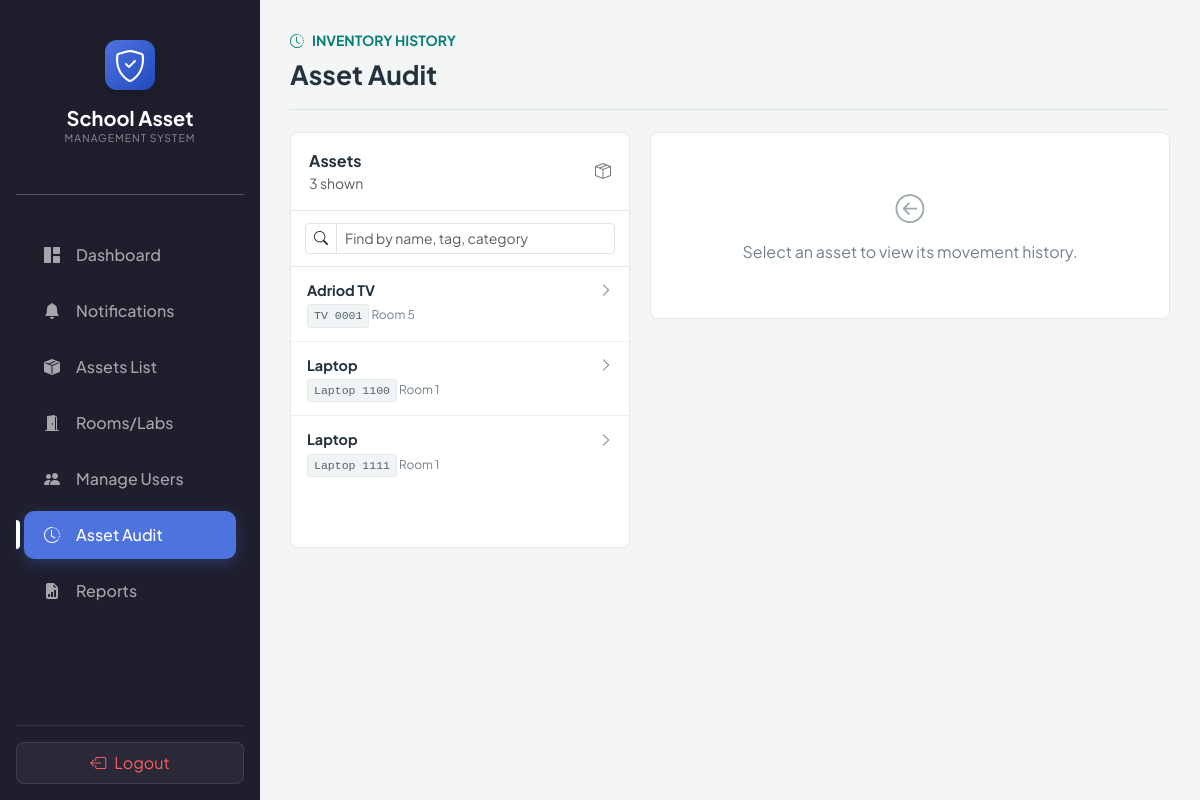
Screenshot of /admin/asset_audit.php (signed in) with the database file from the repository.
### tables this page shows
CREATE TABLE `assets` (
  `asset_id` int(11) NOT NULL,
  `asset_tag` varchar(50) NOT NULL,
  `asset_name` varchar(100) NOT NULL,
  `brand` varchar(100) DEFAULT NULL,
  `serial_number` varchar(100) DEFAULT NULL,
  `date_acquired` date DEFAULT NULL,
  `category` varchar(50) DEFAULT NULL,
  `room_id` int(11) DEFAULT NULL,
  `last_updated` timestamp NOT NULL DEFAULT current_timestamp() ON UPDATE current_timestamp(),
  `is_available` tinyint(1) DEFAULT 1,
  `status` varchar(50) DEFAULT '',
  `latitude` decimal(10,8) DEFAULT NULL,
  `longitude` decimal(11,8) DEFAULT NULL
);

CREATE TABLE `rooms` (
  `room_id` int(11) NOT NULL,
  `room_name` varchar(50) NOT NULL,
  `description` text DEFAULT NULL,
  `room_image` varchar(255) DEFAULT 'default_room.jpg',
  `latitude` decimal(10,8) DEFAULT NULL,
  `longitude` decimal(11,8) DEFAULT NULL,
  `allowed_radius` int(11) DEFAULT 20
);

### admin/asset_audit.php (the view, shortened to what this page needs)
<?php
require '../db_connect.php';
$search = trim($_GET['search'] ?? '');
$selected_asset_id = max(0, (int) ($_GET['asset_id'] ?? 0));
$assets_sql = "SELECT a.asset_id, a.asset_tag, a.asset_name, a.category, a.status, r.room_name
               FROM assets a
               LEFT JOIN rooms r ON a.room_id = r.room_id";
if ($search !== '') {
    $search_like = '%' . $search . '%';
    $assets_stmt = $conn->prepare($assets_sql . " WHERE a.asset_tag LIKE ? OR a.asset_name LIKE ? OR a.category LIKE ? ORDER BY a.asset_name, a.asset_tag");
    $assets_stmt->bind_param('sss', $search_like, $search_like, $search_like);
} else {
    $assets_stmt = $conn->prepare($assets_sql . ' ORDER BY a.asset_name, a.asset_tag');
}
$assets_stmt->execute();
$assets_result = $assets_stmt->get_result();
$assets = [];
while ($asset = $assets_result->fetch_assoc()) {
    $assets[] = $asset;
}
$selected_asset = null;
?>
<!DOCTYPE html>
<html lang="en">
<head>
    <link href="https://cdn.jsdelivr.net/npm/bootstrap@5.3.0/dist/css/bootstrap.min.css" rel="stylesheet">
    <link rel="stylesheet" href="https://cdn.jsdelivr.net/npm/bootstrap-icons@1.11.1/font/bootstrap-icons.css">
</head>
<body>
<?php include 'sidebar.php'; ?>
<main class="content">
    <header class="page-heading">
        <div class="d-flex justify-content-between align-items-center gap-3">
            <div>
                <div class="d-flex align-items-center gap-2 text-uppercase small fw-bold mb-2" style="color: var(--teal);"><i class="bi bi-clock-history"></i> Inventory history</div>
                <h1>Asset Audit</h1>
            </div>
        </div>
    </header>
    <div class="audit-layout">
        <section class="panel asset-panel" aria-label="Asset list">
            <div class="panel-heading d-flex justify-content-between align-items-center">
                <div><strong>Assets</strong><div class="text-muted small"><?php echo count($assets); ?> shown</div></div>
                <i class="bi bi-box-seam text-secondary"></i>
            </div>
            <form class="asset-search" method="GET">
                <div class="input-group input-group-sm">
                    <span class="input-group-text bg-white"><i class="bi bi-search"></i></span>
                    <input type="search" name="search" class="form-control" placeholder="Find by name, tag, category" value="<?php echo htmlspecialchars($search, ENT_QUOTES, 'UTF-8'); ?>">
                </div>
            </form>
            <div class="asset-list">
                <?php if (!$assets): ?>
                    <div class="empty-state">No matching assets found.</div>
                <?php else: ?>
                    <?php foreach ($assets as $asset): ?>
                        <a class="asset-link <?php echo (int) $asset['asset_id'] === $selected_asset_id ? 'active' : ''; ?>" href="?asset_id=<?php echo (int) $asset['asset_id']; ?><?php echo $search !== '' ? '&search=' . rawurlencode($search) : ''; ?>">
                            <div class="d-flex justify-content-between align-items-start gap-2">
                                <span class="asset-title"><?php echo htmlspecialchars($asset['asset_name'], ENT_QUOTES, 'UTF-8'); ?></span>
                                <i class="bi bi-chevron-right small text-secondary"></i>
                            </div>
                            <div class="asset-meta"><span class="tag"><?php echo htmlspecialchars($asset['asset_tag'], ENT_QUOTES, 'UTF-8'); ?></span> <span><?php echo htmlspecialchars($asset['room_name'] ?: 'No assigned room', ENT_QUOTES, 'UTF-8'); ?></span></div>
                        </a>
                    <?php endforeach; ?>
                <?php endif; ?>
            </div>
        </section>
        <section class="panel" aria-label="Asset movement history">
            <?php if ($selected_asset_id === 0): ?>
                <div class="empty-state"><i class="bi bi-arrow-left-circle"></i>Select an asset to view its movement history.</div>
            <?php elseif (!$selected_asset): ?>
                <div class="empty-state"><i class="bi bi-exclamation-circle"></i>This asset could not be found.</div>
            <?php endif; ?>
        </section>
    </div>
</main>
</body>
</html>

### admin/asset_audit.php (style rules this page uses)
:root { --ink: #24323d; --muted: #71808b; --line: #e2e8eb; --teal: #087e79; --paper: #fff; }
body { background: #f3f6f5; color: var(--ink); font-family: 'Plus Jakarta Sans', sans-serif; }
.content { margin-left: 260px; padding: 30px; width: calc(100% - 260px); }
.page-heading { border-bottom: 1px solid #dce4e3; padding-bottom: 18px; margin-bottom: 22px; }
.page-heading h1 { font-size: 1.65rem; font-weight: 700; margin: 0; }
.audit-layout { display: grid; grid-template-columns: minmax(270px, 340px) minmax(0, 1fr); gap: 20px; align-items: start; }
.panel { background: var(--paper); border: 1px solid var(--line); border-radius: 8px; }
.asset-panel { overflow: hidden; }
.panel-heading { padding: 16px 18px; border-bottom: 1px solid var(--line); }
.asset-search { padding: 12px 14px; border-bottom: 1px solid var(--line); }
.asset-list { max-height: calc(100vh - 260px); min-height: 280px; overflow-y: auto; }
.asset-link { display: block; padding: 13px 16px; color: inherit; text-decoration: none; border-bottom: 1px solid #edf0f1; }
.asset-link:last-child { border-bottom: 0; }
.asset-title { font-size: .9rem; font-weight: 700; }
.asset-meta { color: var(--muted); font-size: .75rem; margin-top: 3px; }
.tag { display: inline-block; color: #53626b; background: #f1f4f5; border: 1px solid #e2e8eb; border-radius: 3px; padding: 2px 6px; font-family: monospace; font-size: .72rem; }
.empty-state { padding: 54px 22px; text-align: center; color: var(--muted); }
.empty-state i { display: block; font-size: 1.8rem; margin-bottom: 10px; color: #9aa9ac; }

### rows the page displays
assets: asset_name "Adriod TV", asset_tag "TV 0001", room.room_name "Room 5"
assets: asset_name "Laptop", asset_tag "Laptop 1100", room.room_name "Room 1"
assets: asset_name "Laptop", asset_tag "Laptop 1111", room.room_name "Room 1"

### other values shown
count($assets) "3"
